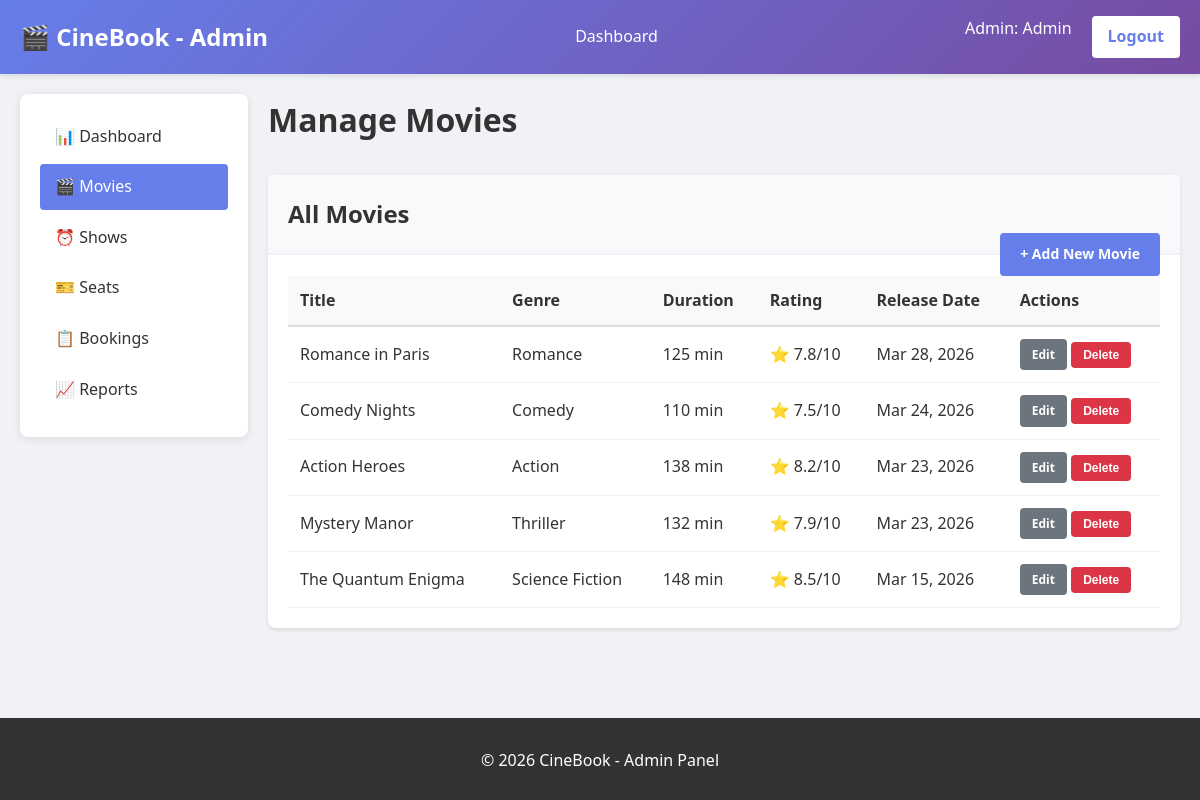
The app's page /admin/manage-movies.php (signed in) with its own data.
### tables this page shows
CREATE TABLE IF NOT EXISTS movies (
    movie_id INT PRIMARY KEY AUTO_INCREMENT,
    title VARCHAR(255) NOT NULL,
    description TEXT,
    genre VARCHAR(100),
    duration INT,
    rating DECIMAL(3,1),
    poster_url VARCHAR(255),
    release_date DATE,
    status ENUM('active', 'inactive') DEFAULT 'active',
    created_at TIMESTAMP DEFAULT CURRENT_TIMESTAMP
);

### includes/functions.php (called while the page is built, shortened)
<?php
function get_all_movies($conn) {
    $query = "SELECT * FROM movies WHERE status = 'active' ORDER BY release_date DESC";
    $result = $conn->query($query);
    return $result->fetch_all(MYSQLI_ASSOC);
}
function format_date($date) {
    return date('M d, Y', strtotime($date));
}
?>

### admin/manage-movies.php (the view, shortened to what this page needs)
<?php
require_once '../config/config.php';
require_once '../includes/functions.php';
$movies = get_all_movies($conn);
?>
<!DOCTYPE html>
<html lang="en">
<head>
    <link rel="stylesheet" href="../css/style.css">
</head>
<body>
    <header>
        <nav>
            <div class="logo">🎬 CineBook - Admin</div>
            <ul class="nav-links">
                <li><a href="dashboard.php">Dashboard</a></li>
            </ul>
            <div class="auth-buttons">
                <span style="color: white; margin-right: 10px;">
                    Admin: <?php echo htmlspecialchars($_SESSION['first_name']); ?>
                </span>
                <a href="../pages/logout.php">Logout</a>
            </div>
        </nav>
    </header>
    <main class="container">
        <div class="admin-container">
            <div class="admin-sidebar">
                <ul class="admin-menu">
                    <li><a href="dashboard.php">📊 Dashboard</a></li>
                    <li><a href="manage-movies.php" class="active">🎬 Movies</a></li>
                    <li><a href="manage-shows.php">⏰ Shows</a></li>
                    <li><a href="manage-seats.php">🎫 Seats</a></li>
                    <li><a href="view-bookings.php">📋 Bookings</a></li>
                    <li><a href="reports.php">📈 Reports</a></li>
                </ul>
            </div>
            <div>
                <h1 style="color: #333; margin-bottom: 30px;">Manage Movies</h1>
                <div class="card">
                    <div class="card-header">
                        <h2>All Movies</h2>
                        <a href="manage-movies.php?action=add" class="btn btn-primary" style="float: right;">+ Add New Movie</a>
                    </div>
                    <?php if(!empty($movies)): ?>
                        <table class="table">
                            <thead>
                                <tr>
                                    <th>Title</th>
                                    <th>Genre</th>
                                    <th>Duration</th>
                                    <th>Rating</th>
                                    <th>Release Date</th>
                                    <th>Actions</th>
                                </tr>
                            </thead>
                            <tbody>
                                <?php foreach($movies as $movie): ?>
                                    <tr>
                                        <td><?php echo htmlspecialchars($movie['title']); ?></td>
                                        <td><?php echo htmlspecialchars($movie['genre']); ?></td>
                                        <td><?php echo $movie['duration']; ?> min</td>
                                        <td>⭐ <?php echo $movie['rating']; ?>/10</td>
                                        <td><?php echo format_date($movie['release_date']); ?></td>
                                        <td>
                                            <a href="manage-movies.php?action=edit&id=<?php echo $movie['movie_id']; ?>" class="btn btn-small btn-secondary">Edit</a>
                                            <form method="POST" style="display:inline;" onsubmit="return confirm('Are you sure?');">
                                                <button type="submit" class="btn btn-small btn-danger">Delete</button>
                                            </form>
                                        </td>
                                    </tr>
                                <?php endforeach; ?>
                            </tbody>
                        </table>
                    <?php else: ?>
                        <p style="padding: 20px; text-align: center; color: #999;">No movies found</p>
                    <?php endif; ?>
                </div>
            </div>
        </div>
    </main>
    <footer>
        <p>&copy; 2026 CineBook - Admin Panel</p>
    </footer>
</body>
</html>

### css/style.css (style rules this page uses)
* { margin: 0; padding: 0; box-sizing: border-box; }
body { font-family: 'Segoe UI', Tahoma, Geneva, Verdana, sans-serif; background-color: #f0f2f5; color: #333; line-height: 1.6; }
header { background: linear-gradient(135deg, #667eea 0%, #764ba2 100%); color: white; padding: 1rem 0; box-shadow: 0 2px 5px rgba(0,0,0,0.1); }
nav { max-width: 1200px; margin: 0 auto; padding: 0 20px; display: flex; justify-content: space-between; align-items: center; }
.logo { font-size: 24px; font-weight: bold; }
.nav-links { display: flex; gap: 20px; list-style: none; }
.nav-links a { color: white; text-decoration: none; padding: 8px 12px; border-radius: 4px; transition: background-color 0.3s; }
.auth-buttons { display: flex; gap: 10px; }
.auth-buttons a, .auth-buttons button { background-color: white; color: #667eea; border: none; padding: 8px 16px; border-radius: 4px; cursor: pointer; text-decoration: none; font-weight: 600; transition: all 0.3s; }
.container { max-width: 1200px; margin: 0 auto; padding: 20px; }
.btn { padding: 10px 20px; border: none; border-radius: 4px; cursor: pointer; font-size: 14px; font-weight: 600; transition: all 0.3s; text-decoration: none; display: inline-block; text-align: center; }
.btn-primary { background-color: #667eea; color: white; }
.btn-secondary { background-color: #6c757d; color: white; }
.btn-danger { background-color: #dc3545; color: white; }
.btn-small { padding: 6px 12px; font-size: 12px; }
.card { background: white; border-radius: 8px; box-shadow: 0 2px 4px rgba(0,0,0,0.1); padding: 20px; margin-bottom: 20px; }
.card-header { border-bottom: 2px solid #f0f2f5; margin: -20px -20px 20px -20px; padding: 20px; background-color: #f8f9fa; }
.card-header h2 { margin: 0; color: #333; }
.table { width: 100%; border-collapse: collapse; background: white; }
.table thead { background-color: #f8f9fa; }
.table th { padding: 12px; text-align: left; font-weight: 600; border-bottom: 2px solid #ddd; color: #333; }
.table td { padding: 12px; border-bottom: 1px solid #f0f2f5; }
footer { background-color: #333; color: white; padding: 30px 20px; margin-top: 50px; text-align: center; }
.admin-container { display: grid; grid-template-columns: 1fr 4fr; gap: 20px; }
.admin-sidebar { background: white; border-radius: 8px; padding: 20px; height: fit-content; box-shadow: 0 2px 8px rgba(0,0,0,0.1); }
.admin-menu { list-style: none; }
.admin-menu li { margin-bottom: 5px; }
.admin-menu a { display: block; padding: 10px 15px; border-radius: 4px; text-decoration: none; color: #333; transition: all 0.3s; }
.admin-menu a:hover, .admin-menu a.active { background-color: #667eea; color: white; }

### records on screen
movies: title "Romance in Paris", genre "Romance", duration "125", rating "7.8", release_date "Mar 28, 2026"
movies: title "Comedy Nights", genre "Comedy", duration "110", rating "7.5", release_date "Mar 24, 2026"
movies: title "Action Heroes", genre "Action", duration "138", rating "8.2", release_date "Mar 23, 2026"
movies: title "Mystery Manor", genre "Thriller", duration "132", rating "7.9", release_date "Mar 23, 2026"
movies: title "The Quantum Enigma", genre "Science Fiction", duration "148", rating "8.5", release_date "Mar 15, 2026"

### other values on screen
$_SESSION['first_name'] "Admin"
